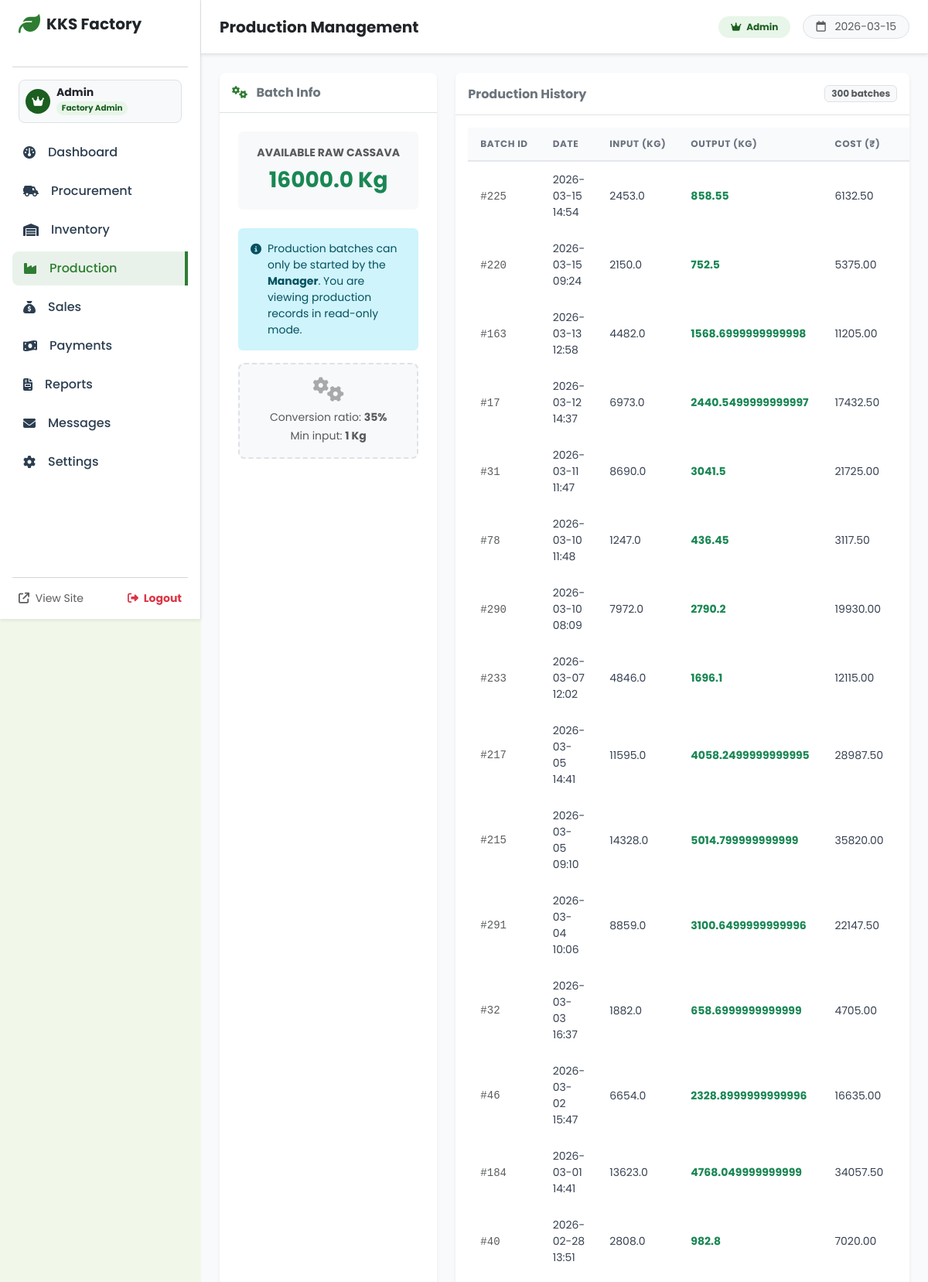
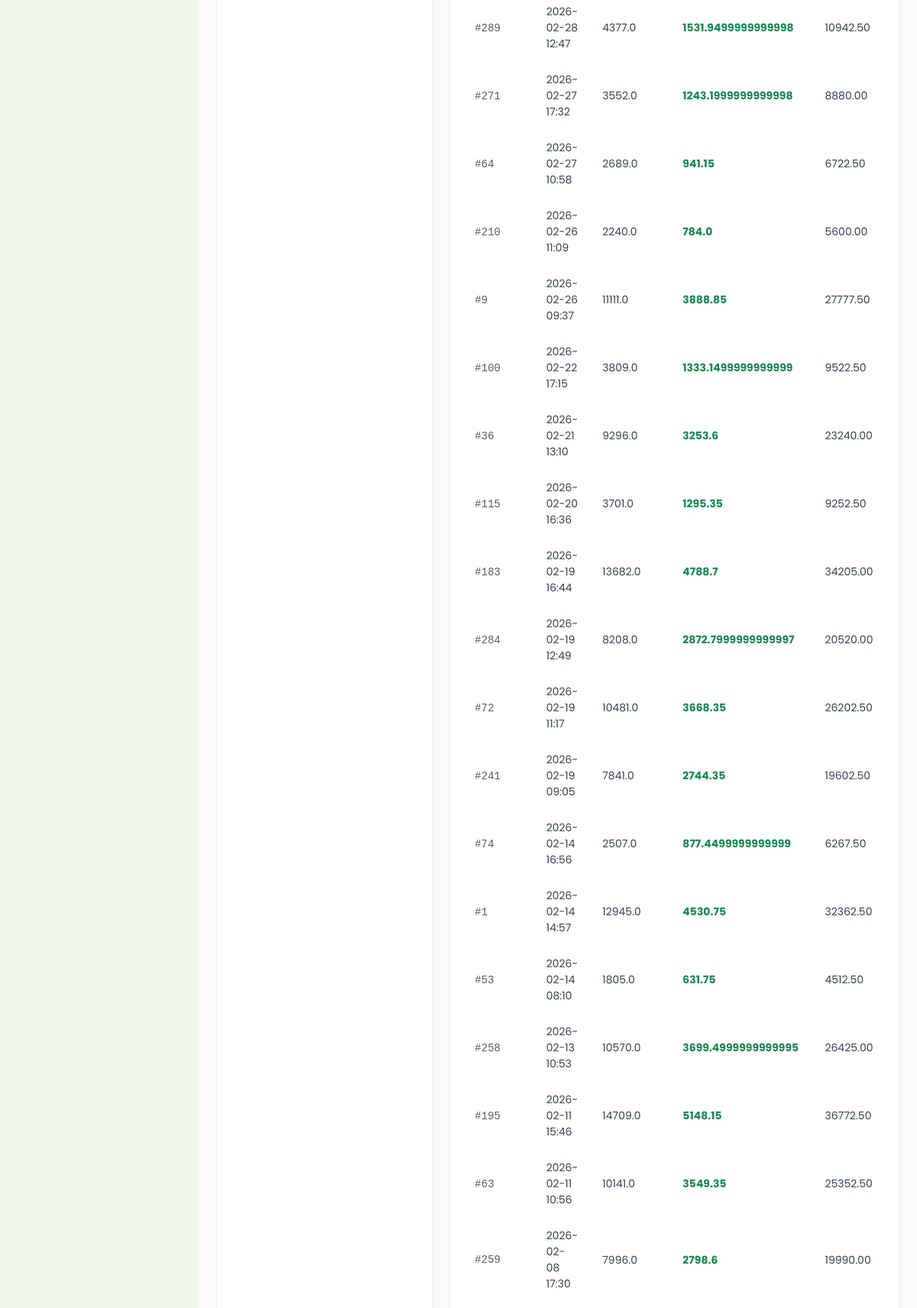
The page /production (signed in, upper part) on the database its author committed (2 pictures, top to bottom).
### app.py (models this page shows)
class User(db.Model):
    id = db.Column(db.Integer, primary_key=True)
    username = db.Column(db.String(80), unique=True, nullable=False)
    password = db.Column(db.String(120), nullable=False)
    role = db.Column(db.String(20), nullable=False, default='manager')

class Inventory(db.Model):
    id = db.Column(db.Integer, primary_key=True)
    item_name = db.Column(db.String(50), unique=True)
    quantity = db.Column(db.Float, default=0.0)
    unit = db.Column(db.String(10))

class Production(db.Model):
    id = db.Column(db.Integer, primary_key=True)
    date = db.Column(db.DateTime, default=datetime.utcnow)
    input_qty = db.Column(db.Float, nullable=False)
    output_qty = db.Column(db.Float, nullable=False)
    cost = db.Column(db.Float, default=0.0)
    status = db.Column(db.String(20), default='Completed')

### app.py (the view, shortened to what this page needs)
@app.route('/production', methods=['GET', 'POST'])
def production():
    if not check_auth(): return redirect(url_for('login'))
    batches = Production.query.order_by(Production.date.desc()).all()
    raw = Inventory.query.filter_by(item_name='Raw Cassava').first()
    return render_template('production.html', batches=batches, raw_stock=raw.quantity)

### templates/production.html (shortened to what this page needs)
{% extends 'base.html' %}
{% block header_title %}Production Management{% endblock %}
{% block content_admin %}
<div class="row g-4">
    <div class="col-md-4">
        <div class="card border-0 shadow-sm rounded-3 h-100">
            <div class="card-header bg-white py-3 border-bottom">
                <h6 class="mb-0 fw-bold text-secondary">
                    <i class="fa-solid fa-gears me-2 text-brand"></i>
                    {% if current_user and current_user.role == 'manager' %}New Batch{% else %}Batch Info{% endif %}
                </h6>
            </div>
            <div class="card-body p-4">
                <div class="mb-4 text-center p-3 bg-light rounded border border-light">
                    <small class="text-uppercase text-muted fw-bold small d-block mb-1">Available Raw Cassava</small>
                    <span class="fs-3 fw-bold text-success">{{ raw_stock }} Kg</span>
                </div>
                {% if current_user and current_user.role == 'manager' %}
                <form action="{{ url_for('production') }}" method="POST">
                    <div class="form-floating mb-3">
                        <input type="number" class="form-control" id="inputQty" name="inputQty"
                               placeholder="Input Quantity" min="1" max="{{ raw_stock }}" step="0.1"
                               required oninput="calculateOutput()">
                        <label for="inputQty">Input Quantity (Kg)</label>
                    </div>
                    <div class="d-flex justify-content-center my-3 position-relative">
                        <span class="bg-white px-2 text-muted position-relative z-1"><i class="fa-solid fa-arrow-down"></i></span>
                        <hr class="w-100 position-absolute top-50 z-0 m-0">
                    </div>
                    <div class="form-floating mb-4">
                        <input type="text" class="form-control bg-white" id="outputQty" placeholder="Output Quantity" readonly>
                        <label for="outputQty">Estimated Output (Kg)</label>
                        <div class="form-text text-end small"><i class="fa-solid fa-calculator me-1"></i> Conversion Ratio: 35%</div>
                    </div>
                    <button type="submit" class="btn btn-primary-custom w-100 py-3 fw-bold">
                        <i class="fa-solid fa-play me-2"></i> Start Production
                    </button>
                </form>
                {% else %}
                <div class="alert alert-info border-0 small d-flex align-items-start">
                    <i class="fa-solid fa-circle-info me-2 mt-1 flex-shrink-0"></i>
                    <div>Production batches can only be started by the <strong>Manager</strong>. You are viewing production records in read-only mode.</div>
                </div>
                <div class="rounded-3 p-3 text-center" style="background:#f8f9fa;border:2px dashed #dee2e6;">
                    <i class="fa-solid fa-gears fa-2x text-muted mb-2 d-block opacity-50"></i>
                    <small class="text-muted">Conversion ratio: <strong>35%</strong></small><br>
                    <small class="text-muted">Min input: <strong>1 Kg</strong></small>
                </div>
                {% endif %}
            </div>
        </div>
    </div>
    <div class="col-md-8">
        <div class="card border-0 shadow-sm rounded-3 h-100">
            <div class="card-header bg-white py-3 border-bottom d-flex justify-content-between align-items-center">
                <h6 class="mb-0 fw-bold text-secondary">Production History</h6>
                <span class="badge bg-light text-muted border">{{ batches|length }} batches</span>
            </div>
            <div class="card-body p-0">
                <div class="table-responsive p-3">
                    <table class="table-custom-pro w-100">
                        <thead>
                            <tr>
                                <th>Batch ID</th>
                                <th>Date</th>
                                <th>Input (Kg)</th>
                                <th>Output (Kg)</th>
                                <th>Cost (₹)</th>
                                <th>Status</th>
                            </tr>
                        </thead>
                        <tbody>
                            {% for batch in batches %}
                            <tr>
                                <td><span class="font-monospace text-muted">#{{ batch.id }}</span></td>
                                <td>{{ batch.date.strftime('%Y-%m-%d %H:%M') }}</td>
                                <td>{{ batch.input_qty }}</td>
                                <td class="fw-bold text-success">{{ batch.output_qty }}</td>
                                <td>{{ "%.2f"|format(batch.cost) }}</td>
                                <td><span class="badge bg-success bg-opacity-10 text-success border border-success">Completed</span></td>
                            </tr>
                            {% endfor %}
                        </tbody>
                    </table>
                </div>
            </div>
        </div>
    </div>
</div>
{% endblock %}

### templates/base.html (shortened to what this page needs)
<!DOCTYPE html>
<html lang="en">
<head>
    <link href="https://cdn.jsdelivr.net/npm/bootstrap@5.3.0/dist/css/bootstrap.min.css" rel="stylesheet">
    <link rel="stylesheet" href="https://cdnjs.cloudflare.com/ajax/libs/font-awesome/6.4.0/css/all.min.css">
    <link rel="stylesheet" href="{{ url_for('static', filename='css/style.css') }}">
</head>
<body class="{% if session.get('user_id') %}admin-body{% else %}d-flex flex-column min-vh-100{% endif %} theme-cassava">
    {% if session.get('user_id') %}
    <div class="d-flex w-100">
        <div class="sidebar d-flex flex-column flex-shrink-0 p-3 bg-white shadow-sm border-end"
             style="width: 260px; height: 100vh; position: fixed; overflow-y: auto; z-index: 1000;">
            <a href="{{ url_for('dashboard') }}" class="d-flex align-items-center mb-4 text-dark text-decoration-none px-2">
                <i class="fa-solid fa-leaf text-brand fs-3 me-2"></i>
                <span class="fs-5 fw-bold" style="font-family: 'Poppins', sans-serif;">KKS Factory</span>
            </a>
            <hr class="text-muted opacity-25">
            {% if current_user %}
            <div class="px-2 mb-3">
                <div class="d-flex align-items-center gap-2 p-2 rounded-3 bg-light border">
                    <div class="rounded-circle d-flex align-items-center justify-content-center flex-shrink-0"
                         style="width:32px;height:32px;background:{{ '#1b5e20' if current_user.role == 'admin' else '#1565c0' }};">
                        <i class="fa-solid {{ 'fa-crown' if current_user.role == 'admin' else 'fa-user-gear' }} text-white small"></i>
                    </div>
                    <div>
                        <div class="fw-bold text-dark small lh-1">{{ current_user.username|title }}</div>
                        <span class="badge rounded-pill mt-1"
                              style="font-size:0.65rem;background:{{ '#e8f5e9' if current_user.role == 'admin' else '#e3f2fd' }};color:{{ '#1b5e20' if current_user.role == 'admin' else '#1565c0' }};">
                            {{ 'Factory Admin' if current_user.role == 'admin' else 'Operations Manager' }}
                        </span>
                    </div>
                </div>
            </div>
            {% endif %}
            <ul class="nav nav-pills flex-column mb-auto">
                <li class="nav-item mb-1">
                    <a href="{{ url_for('dashboard') }}" class="nav-link {% if request.endpoint == 'dashboard' %}active-custom{% else %}text-dark hover-light{% endif %} d-flex align-items-center fw-medium">
                        <i class="fa-solid fa-gauge me-3 w-20 text-center"></i> Dashboard
                    </a>
                </li>
                <li class="nav-item mb-1">
                    <a href="{{ url_for('procurement') }}" class="nav-link {% if request.endpoint == 'procurement' %}active-custom{% else %}text-dark hover-light{% endif %} d-flex align-items-center fw-medium">
                        <i class="fa-solid fa-truck-field me-3 w-20 text-center"></i> Procurement
                    </a>
                </li>
                <li class="nav-item mb-1">
                    <a href="{{ url_for('inventory') }}" class="nav-link {% if request.endpoint == 'inventory' %}active-custom{% else %}text-dark hover-light{% endif %} d-flex align-items-center fw-medium">
                        <i class="fa-solid fa-warehouse me-3 w-20 text-center"></i> Inventory
                    </a>
                </li>
                <li class="nav-item mb-1">
                    <a href="{{ url_for('production') }}" class="nav-link {% if request.endpoint == 'production' %}active-custom{% else %}text-dark hover-light{% endif %} d-flex align-items-center fw-medium">
                        <i class="fa-solid fa-industry me-3 w-20 text-center"></i> Production
                    </a>
                </li>
                <li class="nav-item mb-1">
                    <a href="{{ url_for('sales') }}" class="nav-link {% if request.endpoint == 'sales' %}active-custom{% else %}text-dark hover-light{% endif %} d-flex align-items-center fw-medium">
                        <i class="fa-solid fa-sack-dollar me-3 w-20 text-center"></i> Sales
                    </a>
                </li>
                <li class="nav-item mb-1">
                    <a href="{{ url_for('payments') }}" class="nav-link {% if request.endpoint == 'payments' %}active-custom{% else %}text-dark hover-light{% endif %} d-flex align-items-center fw-medium">
                        <i class="fa-solid fa-money-bill-wave me-3 w-20 text-center"></i> Payments
                    </a>
                </li>
                <li class="nav-item mb-1">
                    <a href="{{ url_for('reports') }}" class="nav-link {% if request.endpoint == 'reports' %}active-custom{% else %}text-dark hover-light{% endif %} d-flex align-items-center fw-medium">
                        <i class="fa-solid fa-file-invoice me-3 w-20 text-center"></i> Reports
                    </a>
                </li>
                <li class="nav-item mb-1">
                    <a href="{{ url_for('admin_messages') }}" class="nav-link {% if request.endpoint == 'admin_messages' %}active-custom{% else %}text-dark hover-light{% endif %} d-flex align-items-center fw-medium">
                        <i class="fa-solid fa-envelope me-3 w-20 text-center"></i> Messages
                    </a>
                </li>
                {% if current_user and current_user.role == 'admin' %}
                <li class="nav-item mb-1">
                    <a href="{{ url_for('settings') }}" class="nav-link {% if request.endpoint == 'settings' %}active-custom{% else %}text-dark hover-light{% endif %} d-flex align-items-center fw-medium">
                        <i class="fa-solid fa-cog me-3 w-20 text-center"></i> Settings
                    </a>
                </li>
                {% endif %}
            </ul>
            <hr class="text-muted opacity-25">
            <div class="d-flex align-items-center justify-content-between px-2">
                <a href="{{ url_for('index') }}" target="_blank" class="text-muted small text-decoration-none">
                    <i class="fa-solid fa-arrow-up-right-from-square me-1"></i> View Site
                </a>
                <a href="{{ url_for('logout') }}" class="text-danger small text-decoration-none fw-bold">
                    <i class="fa-solid fa-right-from-bracket me-1"></i> Logout
                </a>
            </div>
        </div>
        <div class="flex-grow-1" style="margin-left: 260px; background-color: #f9fafb; min-height: 100vh;">
            <header class="bg-white shadow-sm border-bottom py-3 px-4 d-flex justify-content-between align-items-center sticky-top" style="height: 70px;">
                <h5 class="m-0 fw-bold text-dark">
                    {% block header_title %}{% endblock %}
                </h5>
                <div class="d-flex align-items-center gap-3">
                    {% if current_user %}
                    <span class="badge rounded-pill px-3 py-2"
                          style="background:{{ '#e8f5e9' if current_user.role == 'admin' else '#e3f2fd' }};color:{{ '#1b5e20' if current_user.role == 'admin' else '#1565c0' }};font-size:0.75rem;">
                        <i class="fa-solid {{ 'fa-crown' if current_user.role == 'admin' else 'fa-user-gear' }} me-1"></i>
                        {{ 'Admin' if current_user.role == 'admin' else 'Manager' }}
                    </span>
                    {% endif %}
                    <span class="text-muted small bg-light px-3 py-1 rounded-pill border">
                        <i class="fa-regular fa-calendar me-2"></i> {{ today_date }}
                    </span>
                </div>
            </header>
            <main class="p-4">
                {% block content_admin %}{% endblock %}
            </main>
        </div>
    </div>
    {% endif %}
</body>
</html>

### rows shown on the page
User: username "Admin", role "Factory Admin", role "Admin"
Inventory: quantity "16000.0"
Production: id "225", date "2026-03-15 14:54", input_qty "2453.0", output_qty "858.55", cost "6132.50"
Production: id "220", date "2026-03-15 09:24", input_qty "2150.0", output_qty "752.5", cost "5375.00"
Production: id "163", date "2026-03-13 12:58", input_qty "4482.0", output_qty "1568.6999999999998", cost "11205.00"
Production: id "17", date "2026-03-12 14:37", input_qty "6973.0", output_qty "2440.5499999999997", cost "17432.50"
Production: id "31", date "2026-03-11 11:47", input_qty "8690.0", output_qty "3041.5", cost "21725.00"
Production: id "78", date "2026-03-10 11:48", input_qty "1247.0", output_qty "436.45", cost "3117.50"
Production: id "290", date "2026-03-10 08:09", input_qty "7972.0", output_qty "2790.2", cost "19930.00"
Production: id "233", date "2026-03-07 12:02", input_qty "4846.0", output_qty "1696.1", cost "12115.00"
Production: id "217", date "2026-03-05 14:41", input_qty "11595.0", output_qty "4058.2499999999995", cost "28987.50"
Production: id "215", date "2026-03-05 09:10", input_qty "14328.0", output_qty "5014.799999999999", cost "35820.00"
Production: id "291", date "2026-03-04 10:06", input_qty "8859.0", output_qty "3100.6499999999996", cost "22147.50"
Production: id "32", date "2026-03-03 16:37", input_qty "1882.0", output_qty "658.6999999999999", cost "4705.00"
Production: id "46", date "2026-03-02 15:47", input_qty "6654.0", output_qty "2328.8999999999996", cost "16635.00"
Production: id "184", date "2026-03-01 14:41", input_qty "13623.0", output_qty "4768.049999999999", cost "34057.50"
Production: id "40", date "2026-02-28 13:51", input_qty "2808.0", output_qty "982.8", cost "7020.00"
Production: id "289", date "2026-02-28 12:47", input_qty "4377.0", output_qty "1531.9499999999998", cost "10942.50"
Production: id "271", date "2026-02-27 17:32", input_qty "3552.0", output_qty "1243.1999999999998", cost "8880.00"
Production: id "64", date "2026-02-27 10:58", input_qty "2689.0", output_qty "941.15", cost "6722.50"
Production: id "210", date "2026-02-26 11:09", input_qty "2240.0", output_qty "784.0", cost "5600.00"
Production: id "9", date "2026-02-26 09:37", input_qty "11111.0", output_qty "3888.85", cost "27777.50"
Production: id "100", date "2026-02-22 17:15", input_qty "3809.0", output_qty "1333.1499999999999", cost "9522.50"
Production: id "36", date "2026-02-21 13:10", input_qty "9296.0", output_qty "3253.6", cost "23240.00"
Production: id "115", date "2026-02-20 16:36", input_qty "3701.0", output_qty "1295.35", cost "9252.50"
Production: id "183", date "2026-02-19 16:44", input_qty "13682.0", output_qty "4788.7", cost "34205.00"
Production: id "284", date "2026-02-19 12:49", input_qty "8208.0", output_qty "2872.7999999999997", cost "20520.00"
Production: id "72", date "2026-02-19 11:17", input_qty "10481.0", output_qty "3668.35", cost "26202.50"
Production: id "241", date "2026-02-19 09:05", input_qty "7841.0", output_qty "2744.35", cost "19602.50"
Production: id "74", date "2026-02-14 16:56", input_qty "2507.0", output_qty "877.4499999999999", cost "6267.50"
Production: id "1", date "2026-02-14 14:57", input_qty "12945.0", output_qty "4530.75", cost "32362.50"
Production: id "53", date "2026-02-14 08:10", input_qty "1805.0", output_qty "631.75", cost "4512.50"
Production: id "258", date "2026-02-13 10:53", input_qty "10570.0", output_qty "3699.4999999999995", cost "26425.00"
Production: id "195", date "2026-02-11 15:46", input_qty "14709.0", output_qty "5148.15", cost "36772.50"
Production: id "63", date "2026-02-11 10:56", input_qty "10141.0", output_qty "3549.35", cost "25352.50"
Production: id "259", date "2026-02-08 17:30", input_qty "7996.0", output_qty "2798.6", cost "19990.00"

### other values the page prints
{{ batches|length }} "300"
